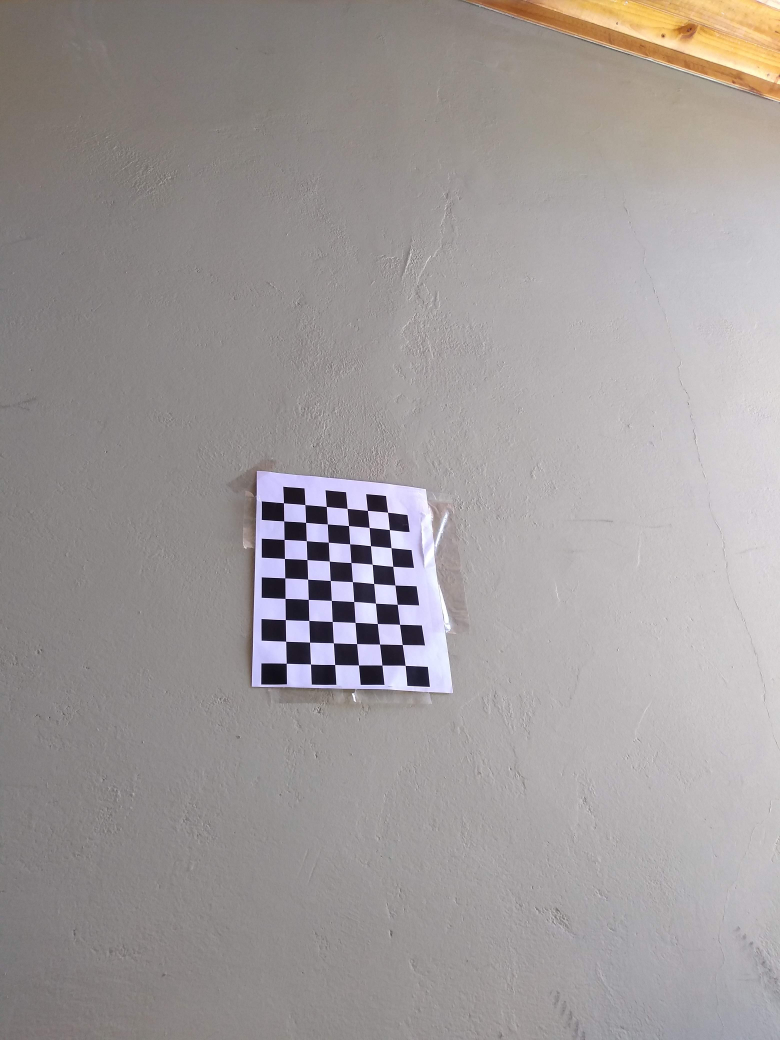
#> input picture imgs/calibration/stereo_camera/10_R.jpg, 3120 x 4160 px (shown at 1/4 size)
$ python main.py 3 stereo-bm   (older library calls are emulated)
#> lines starting #> are read from the running program, lines starting #| are printed output that depends on the picture; long printed decimals are rounded
### camera_calibration.py
import cv2
import numpy as np
import glob
import PIL.ExifTags
import PIL.Image

from tqdm import tqdm
from os.path import join as osjoin


# [40 lines left out: functions calibrate_camera, save_focal_length, not called in this run]


def find_board_corners(board_size, image_path, flags):
#> called with board_size = (9, 6), flags = 5
    img = cv2.imread(image_path)
#> img is the input picture: shape (4160, 3120, 3); mean B, G, R 153.3, 153.7, 159.2
    img_gray = cv2.cvtColor(img, cv2.COLOR_BGR2GRAY)
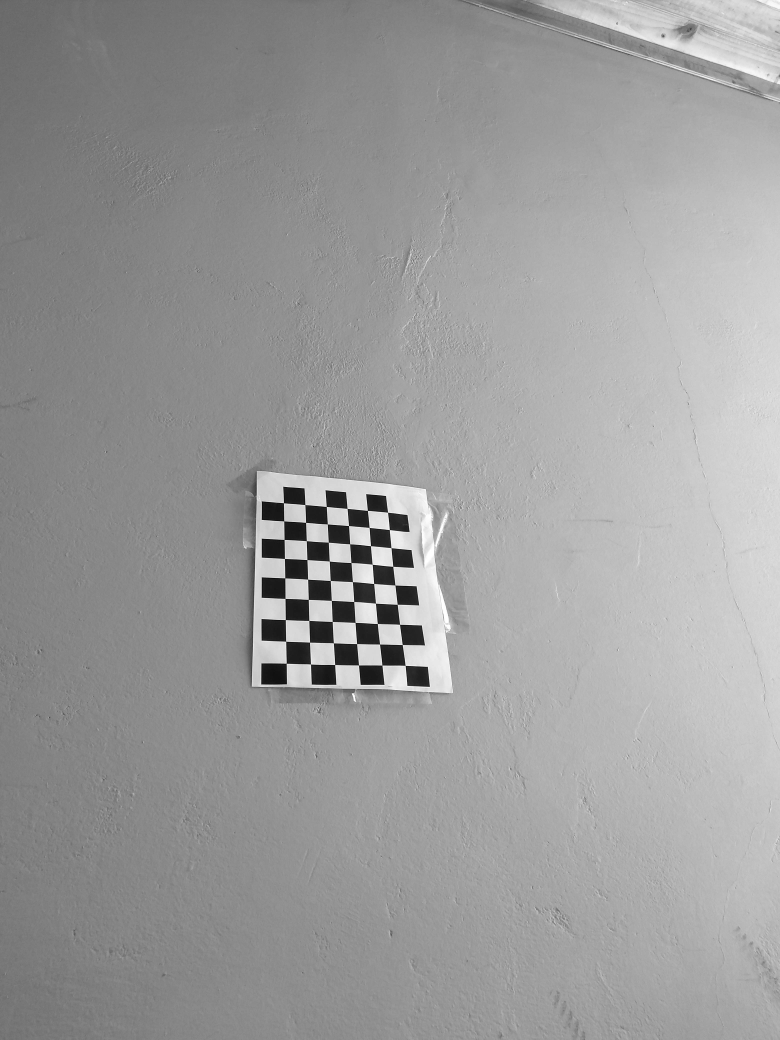
#> img_gray: shape (4160, 3120) (shown at 1/4 size); min 2, max 255, mean 155.2
    ret, corners = cv2.findChessboardCorners(img_gray, board_size, flags)
#> ret = True; corners = 54 rows, first 8: [1146.4, 2654.6], [1144.8, 2566.5], [1142.7, 2480.1], [1141.4, 2395.1], [1141.1, 2313], [1139.1, 2235.3], [1137.7, 2159.2], [1136.5, 2085.4]
    return corners, img_gray, img, ret


# [9 lines left out: function save_calibration_parameters, not called in this run]

### stereo_calibration.py
import os
import cv2
import glob
import numpy as np

from os.path import join as osjoin

from camera_calibration import find_board_corners


def stereo_calibrate(board_size, square_size, calibration_path,
                     camera_params_path):
    object_pts, left_image_pts, right_image_pts = calculate_image_and_object_points(board_size, calibration_path,
                                                                                    square_size)
#> in calculate_image_and_object_points, `corners_right, right_image_gray, right_image, ret_right = find_board_c..`: corners_right has the same summary as corners in find_board_corners; ret_right = True
#> call 2 of find_board_corners, with board_size = (9, 6), flags = 5
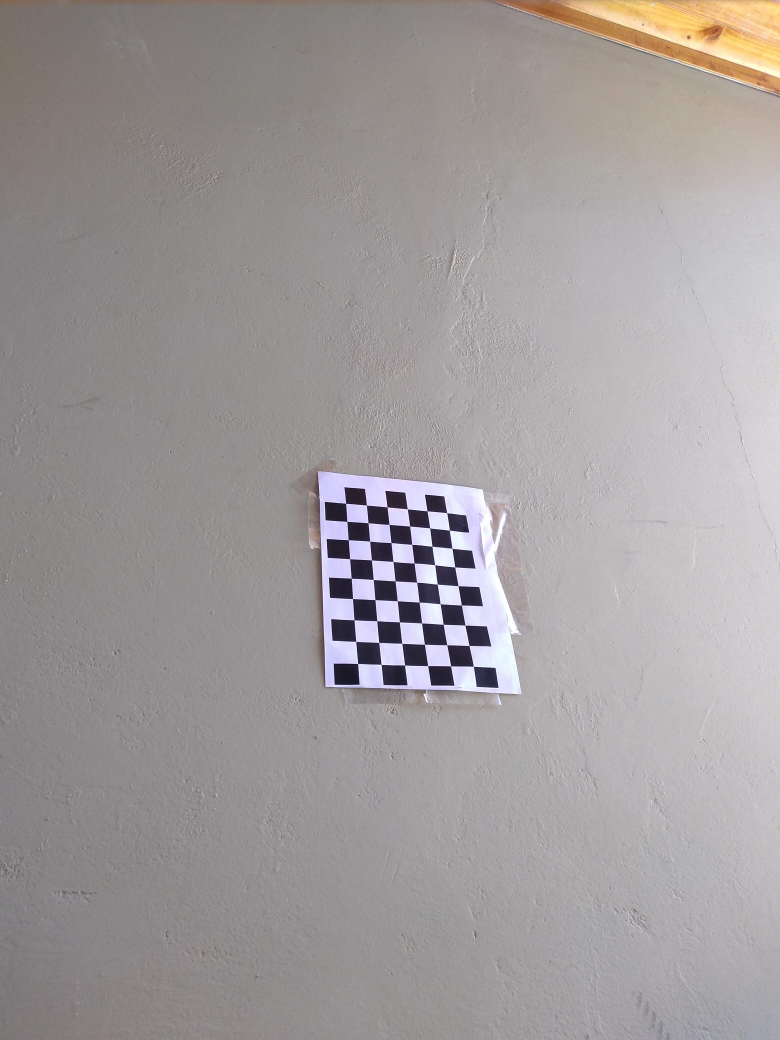
#> input picture imgs/calibration/stereo_camera/10_L.jpg, 3120 x 4160 px (shown at 1/4 size)
#> in find_board_corners, img is the input picture: shape (4160, 3120, 3); mean B, G, R 156.1, 155.3, 160.6
#> in find_board_corners (call 2), `img_gray = cv2.cvtColor(img, cv2.COLOR_BGR2GRAY)`:
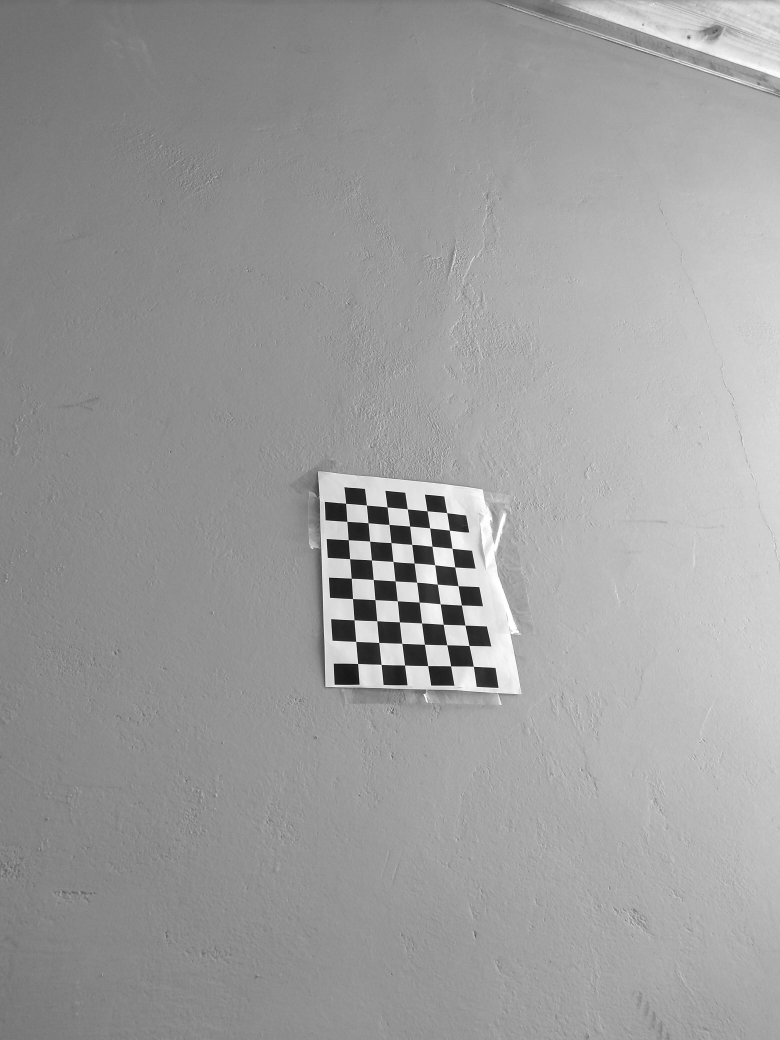
#> img_gray: shape (4160, 3120) (shown at 1/4 size); min 3, max 255, mean 156.8
#> in find_board_corners (call 2), `ret, corners = cv2.findChessboardCorners(img_gray, board_size, flags)`: corners = 54 rows, first 8: [1432.2, 2655.6], [1424.6, 2567.3], [1417.5, 2480.9], [1411.3, 2395.8], [1406.4, 2314.1], [1400.1, 2236.6], [1394.4, 2160.6], [1388.9, 2086.8]
#> in calculate_image_and_object_points, `corners_left, left_image_gray, left_image, ret_left = find_board_corne..`: corners_left has the same summary as corners in find_board_corners; ret_left = True
#> in calculate_image_and_object_points, `subpix_right = cv2.cornerSubPix(right_image_gray, corners_right, (5, 5..`: subpix_right = 54 rows, first 8: [1146.3, 2654.5], [1144.6, 2566.4], [1142.6, 2480.1], [1141.5, 2395.1], [1140.8, 2313.2], [1139.2, 2235.3], [1137.7, 2159.3], [1136.5, 2085.3]
#> in calculate_image_and_object_points, `subpix_left = cv2.cornerSubPix(left_image_gray, corners_left, (5, 5), ..`: subpix_left = 54 rows, first 8: [1432.2, 2655.4], [1424.7, 2567.2], [1417.5, 2480.8], [1411.5, 2395.9], [1406.3, 2314.4], [1400.1, 2236.6], [1394.5, 2160.6], [1388.8, 2086.7]
#> object_pts = 1 item; left_image_pts = 1 item; right_image_pts = 1 item

    K = np.load(osjoin(camera_params_path, "K.npy"))
#> (reads camera_params/K.npy from the repository)
    D = np.load(osjoin(camera_params_path, "dist.npy"))
#> (reads camera_params/dist.npy from the repository)
    imgs = glob.glob(osjoin(calibration_path, '*.jpg'))

    image_size = cv2.imread(imgs[0]).shape[:2]
#> image_size = (4160, 3120)

    ret, K1, D1, K2, D2, R, T, E, F = cv2.stereoCalibrate(
        object_pts, left_image_pts, right_image_pts, K, D, K, D, image_size)
#> ret = 1.96; K1 = [[3382, 0, 1562.4], [0, 3360, 2204.6], [0, 0, 1]]; D1 = [[0.25, -0.928, 0.0131, 0.000959, 1.2]]; K2 = [[3382, 0, 1562.4], [0, 3360, 2204.6], [0, 0, 1]]; D2 = [[0.25, -0.928, 0.0131, 0.000959, 1.2]]; R = [[1, 0.00183, 0.0167], [-0.00185, 1, 0.00136], [-0.0167, -0.00139, 1]]; T = [-8.7, -0.187, -9.32e-06]; E = [[0.00311, 0.000269, -0.187], [-0.145, -0.0121, 8.7], [0.203, -8.7, -0.00874]]; F = [[-4.25e-09, -3.7e-10, 0.000869], [1.99e-07, 1.68e-08, -0.0408], [-0.00137, 0.0404, 1]]
    print("RMS of stereo calibration: ", ret)
#| RMS of stereo calibration:  1.957

    R1, R2, P1, P2, Q, left_ROI, right_ROI = cv2.stereoRectify(
        K1, D1, K2, D2, image_size, R, T, flags=cv2.CALIB_ZERO_DISPARITY,
        alpha=0.9)
#> R1 = [[1, 0.0233, 0.0167], [-0.0233, 1, 0.000405], [-0.0167, -0.000794, 1]]; R2 = [[1, 0.0214, 1.07e-06], [-0.0214, 1, -0.0006], [-1.39e-05, 0.000599, 1]]; P1 = [[3288.7, 0, 1748.4, 0], [0, 3288.7, 2062.3, 0], [0, 0, 1, 0]]; P2 = [[3288.7, 0, 1748.4, -28613.4], [0, 3288.7, 2062.3, 0], [0, 0, 1, 0]]; Q = [[1, 0, 0, -1748.4], [0, 1, 0, -2062.3], [0, 0, 0, 3288.7], [0, 0, 0.115, 0]]; left_ROI = (357, 470, 3191, 2359); right_ROI = (291, 483, 3190, 2338)
    save_stereo_calibration_params(D1, D2, E, F, K1, K2, P1, P2, Q,
                                   R, R1, R2, T, camera_params_path)


def calculate_image_and_object_points(board_size, calibration_path,
                                      square_size,
                                      visualize_corners=False):
    criteria = (cv2.TERM_CRITERIA_EPS + cv2.TERM_CRITERIA_MAX_ITER,
                30, 0.001)
    chessboard_finder_flag = cv2.CALIB_CB_ADAPTIVE_THRESH | cv2.CALIB_CB_FILTER_QUADS

    obj_pts_instance = np.zeros((np.prod(board_size), 3),
                                dtype=np.float32)
    obj_pts_instance[:, :2] = np.mgrid[0:board_size[0],
                              0:board_size[1]].T.reshape(-1, 2)

    obj_pts_instance *= square_size

    object_pts = []
    left_image_pts = []
    right_image_pts = []

    pair_images = read_stereo_calibration_images(calibration_path)

    for left_path, right_path in pair_images:
        corners_right, right_image_gray, right_image, ret_right = find_board_corners(board_size, right_path, chessboard_finder_flag)
        corners_left, left_image_gray, left_image, ret_left = find_board_corners(board_size, left_path, chessboard_finder_flag)

        if ret_left and ret_right:
            object_pts.append(obj_pts_instance)

            subpix_right = cv2.cornerSubPix(right_image_gray, corners_right,
                                            (5, 5), (-1, -1), criteria)
            right_image_pts.append(subpix_right)

            subpix_left = cv2.cornerSubPix(left_image_gray, corners_left,
                                           (5, 5), (-1, -1), criteria)
            left_image_pts.append(subpix_left)

            if visualize_corners:
                visualize_stereo_corners(board_size, subpix_left, subpix_right,
                                         left_image, left_path, ret_left,
                                         ret_right, right_image,
                                         calibration_path)
        else:
            print("Chessboard couldn't be detected in image pair: ", left_path,
                  " and ", right_path)

    return object_pts, left_image_pts, right_image_pts


def read_stereo_calibration_images(calibration_path):
    left_images = glob.glob(osjoin(calibration_path, '*_L.jpg'))
    right_images = glob.glob(osjoin(calibration_path, '*_R.jpg'))

    assert len(left_images) == len(
        right_images), "Error: Unequal number of left and right images."

    left_images.sort()
    right_images.sort()
    pair_images = zip(left_images, right_images)
    return pair_images


# [15 lines left out: function visualize_stereo_corners, not called in this run]


def save_stereo_calibration_params(D1, D2, E, F, K1, K2, P1, P2, Q, R,
                                   R1, R2, T, camera_params_path):
    np.save(osjoin(camera_params_path, "K1"), K1)
    np.save(osjoin(camera_params_path, "D1"), D1)
    np.save(osjoin(camera_params_path, "K2"), K2)
    np.save(osjoin(camera_params_path, "D2"), D2)
    np.save(osjoin(camera_params_path, "R"), R)
    np.save(osjoin(camera_params_path, "T"), T)
    np.save(osjoin(camera_params_path, "E"), E)
    np.save(osjoin(camera_params_path, "F"), F)
    np.save(osjoin(camera_params_path, "R1"), R1)
    np.save(osjoin(camera_params_path, "R2"), R2)
    np.save(osjoin(camera_params_path, "P1"), P1)
    np.save(osjoin(camera_params_path, "P2"), P2)
    np.save(osjoin(camera_params_path, "Q"), Q)

### rectify_images.py
import numpy as np
import cv2
import matplotlib.pyplot as plt

from os.path import join as osjoin


def rectify_and_undistort(img_number, raw_images_path, rectified_images_path,
                          camera_params_path, downsample_image=True,
                          save_local=True):
    K1, D1, K2, D2, R1, R2, P1, P2 = load_stereo_calibration_parameters(camera_params_path)

    left = cv2.imread(osjoin(raw_images_path, f'{img_number}_L.jpg'))
    right = cv2.imread(osjoin(raw_images_path, f'{img_number}_R.jpg'))

    assert left is not None and right is not None

    height, width = left.shape[:2]

    left_rectified = rectify_and_undistort_single_image(left, K1, D1,
                                                        R1, P1, (width, height))
    right_rectified = rectify_and_undistort_single_image(right, K2, D2,
                                                         R2, P2, (width, height))

    return save_rectified_images(downsample_image, img_number, left_rectified,
                                 right_rectified, rectified_images_path,
                                 save_local)


def load_stereo_calibration_parameters(camera_params_path):
    K1 = np.load(osjoin(camera_params_path, "K1.npy"))
    D1 = np.load(osjoin(camera_params_path, "D1.npy"))
    K2 = np.load(osjoin(camera_params_path, "K2.npy"))
    D2 = np.load(osjoin(camera_params_path, "D2.npy"))
    R1 = np.load(osjoin(camera_params_path, "R1.npy"))
    R2 = np.load(osjoin(camera_params_path, "R2.npy"))
    P1 = np.load(osjoin(camera_params_path, "P1.npy"))
    P2 = np.load(osjoin(camera_params_path, "P2.npy"))
    return K1, D1, K2, D2, R1, R2, P1, P2


# [52 lines left out: functions rectify_and_undistort_single_image, save_rectified_images, downsample_images, plot_rectified_images, not called in this run]

### main.py
import argparse
import cv2
import os
import sys
import json

from camera_calibration import calibrate_camera
from rectify_images import rectify_and_undistort, downsample_images
from disparity_map import calculate_disparity
from reconstruction_3d import calculate_3d_cloud

from os.path import join as osjoin

from stereo_calibration import stereo_calibrate


# [63 lines left out: functions read_downsampled_rectified_images, read_rectified_images, read_parameters, calculate_disparity_map, check_rectified_images, not called in this run]


def check_camera_calibration(camera_params_path):
    K_exists = os.path.exists(osjoin(camera_params_path, "K.npy"))
    dists_exists = os.path.exists(osjoin(camera_params_path, "dist.npy"))
    return K_exists and dists_exists


def check_stereo_calibration(camera_params_path):
    K1_exists = os.path.exists(osjoin(camera_params_path, "K1.npy"))
    D1_exists = os.path.exists(osjoin(camera_params_path, "D1.npy"))
    K2_exists = os.path.exists(osjoin(camera_params_path, "K2.npy"))
    D2_exists = os.path.exists(osjoin(camera_params_path, "D2.npy"))
    R1_exists = os.path.exists(osjoin(camera_params_path, "R1.npy"))
    R2_exists = os.path.exists(osjoin(camera_params_path, "R2.npy"))
    P1_exists = os.path.exists(osjoin(camera_params_path, "P1.npy"))
    P2_exists = os.path.exists(osjoin(camera_params_path, "P2.npy"))

    return K1_exists and D1_exists and K2_exists and D2_exists and R1_exists and R2_exists and P1_exists and P2_exists


if __name__ == "__main__":
    parser = argparse.ArgumentParser(description='Generate 3D mapping from stereo images.')
    parser.add_argument('image_number', metavar='N', type=int,
                        help=f'image number (integer)')
    parser.add_argument('stereo_algorithm', choices=['stereo-bm', 'stereo-sgbm'],
                        help="stereo block matching algorithm, either "
                             "'stereo-bm' or 'stereo-sgbm'")
    parser.add_argument('-ss', '--square_size', type=int, default=2.5,
                        help='chessboard square size, in centimeters')
    parser.add_argument('-sw', '--sensor_width', type=int, default=5.5,
                        help="camera sensor width, in millimeters")
    parser.add_argument('-bs', '--board_size', nargs=2, metavar=('rows', 'cols'),
                        default=(9, 6),
                        help="chessboard size")
    parser.add_argument('-rr', '--read_rectified_images',
                        help="Read rectified images from local folder instead of calculating them from raw images",
                        action="store_true")
    parser.add_argument('-or', '--only_rectify_images',
                        help="Only calculate rectified images from raw images, without calculating 3D reconstruction",
                        action="store_true")
    parser.add_argument('-ds', '--downsample_images',
                        help="Use downsampled images (1/8 factor) ",
                        action="store_true")

    args = parser.parse_args()

    board_size = args.board_size
    square_size = args.square_size
    sensor_width = args.sensor_width
    img_number = args.image_number
    downsample = args.downsample_images
    stereo_algorithm = args.stereo_algorithm
    only_rectify = args.only_rectify_images

    CAMERA_PARAMS_PATH = "./camera_params"
    CALIBRATION_PATH = "./imgs/calibration"
    SINGLE_CALIBRATION_PATH = osjoin(CALIBRATION_PATH, "single_camera")
    STEREO_CALIBRATION_PATH = osjoin(CALIBRATION_PATH, "stereo_camera")
    RAW_IMAGES_PATH = "./imgs/raw"
    RECTIFIED_IMAGES_PATH = "./imgs/rectified"
    DISPARITY_MAPS_PATH = "./imgs/disparity_maps"
    RECONSTRUCTION_3D_PATH = "./3d_reconstruction"
    BM_PARAMETERS_PATH = './bm_parameters'

    if not check_camera_calibration(CAMERA_PARAMS_PATH):
        print("Single camera parameters not found. Calculating...")
        try:
            if not os.path.isdir(CAMERA_PARAMS_PATH):
                os.makedirs(CAMERA_PARAMS_PATH)
            calibrate_camera(board_size, SINGLE_CALIBRATION_PATH, CAMERA_PARAMS_PATH)
            print("Single camera parameters calculated.")
        except TypeError:
            print(f"Error: Camera calibration images not found in directory {SINGLE_CALIBRATION_PATH}")
            sys.exit(1)

    if not check_stereo_calibration(CAMERA_PARAMS_PATH):
        print("Stereo calibration parameters not found. Calculating...")
        try:
            if not os.path.isdir(CAMERA_PARAMS_PATH):
                os.makedirs(CAMERA_PARAMS_PATH)
            stereo_calibrate(board_size, square_size, STEREO_CALIBRATION_PATH,
                             CAMERA_PARAMS_PATH)
            print("Stereo calibration parameters calculated.")
        except IndexError:
            print("Error: Couldn't find any stereo calibration image")
            sys.exit(1)
        except AssertionError:
            print("Error: Unequal number of left and right stereo calibration images.")
            sys.exit(1)

    saved_rectified_dir = osjoin(
        RECTIFIED_IMAGES_PATH, 'downsampled') if downsample else RECTIFIED_IMAGES_PATH
    if not args.read_rectified_images or check_rectified_images(img_number,
                                                                RECTIFIED_IMAGES_PATH,
                                                                downsample):
        try:
            print(f'Calculating rectified images...')
            left_rectified, right_rectified = rectify_and_undistort(img_number, RAW_IMAGES_PATH, RECTIFIED_IMAGES_PATH, CAMERA_PARAMS_PATH, downsample_image=downsample, save_local=True)

            print(f'{img_number}_L_rectified.png and'
                  f' {img_number}_R_rectified.png saved in directory {saved_rectified_dir}')
        except AssertionError:
            print(f"Error: Couldn't find stereo pair {img_number}_L.jpg"
                  f" and {img_number}_R.jpg in directory {RAW_IMAGES_PATH}")
#> (the run stopped early here; a loop or call above may not have finished)
